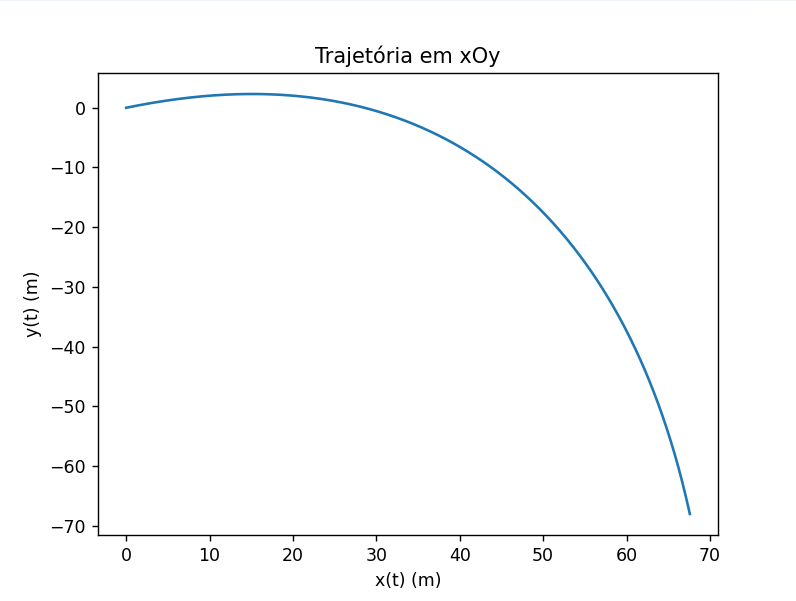

The Python source for this figure:
import numpy as np
import matplotlib.pyplot as plt

g = 9.8
m = 0.45
r = 0.11
PAr = 1.225
dt = 0.01

t = np.arange(0, 5 + dt, dt)
v0 = 100/3.6
ang = np.radians(16)
A = np.pi * (r) ** 2
D = 0.0127

mag = 0.5 * A * PAr *r

rx = np.zeros(t.size)
ry = np.zeros(t.size)
rz = np.zeros(t.size)

vx = np.zeros(t.size)
vy = np.zeros(t.size)
vz = np.zeros(t.size)

rx[0] = 0
ry[0] = 0
rz[0] = 0

vx[0] = v0 * np.cos(ang)
vy[0] = v0 * np.sin(ang)
vz[0] = 0

wx = 0
wy = 0
wz = -10

for i in range(0, t.size-1):
    v = np.sqrt(vx[i]**2 + vy[i]**2 + vz[i]**2)
    
    amagx = mag * np.cross([wx, wy, wz], [vx[i], vy[i], vz[i]])[0] / m 
    amagy = mag * np.cross([wx, wy, wz], [vx[i], vy[i], vz[i]])[1] / m 
    amagz = mag * np.cross([wx,wy,wz], [vx[i],vy[i],vz[i]])[2] / m 
    
    ax = - D * vx[i] * abs(v) + amagx
    ay = - g - D * vy[i] * abs(v) + amagy
    az = - D * vz[i] * abs(v) + amagz
    
    vx[i+1] = vx[i] + ax * dt
    vy[i+1] = vy[i] + ay * dt
    vz[i+1] = vz[i] + az * dt
    
    rx[i+1] = rx[i] + vx[i] *dt
    ry[i+1] = ry[i] + vy[i] * dt
    rz[i+1] = rz[i] + vz[i] * dt

    t[i+1] = t[i] + dt

t = t[:i]
vx = vx[:i]
vy = vy[:i]
vz = vz[:i]

rx = rx[:i]
ry = ry[:i]
rz = rz[:i]

plt.plot(rx, ry)
plt.xlabel("x(t) (m)")
plt.ylabel("y(t) (m)")
plt.title("Trajetória em xOy")
plt.show()

for i in range(len(rx)):
    if rx[i+1] > 20:
        index = i
        break

if 0 < ry[index] < 2.4 and -3.75 < rz[index] < 3.75:
    print("A bola entrou na baliza, marcaste!")
else:
    print("A bola não entrou na baliza")
